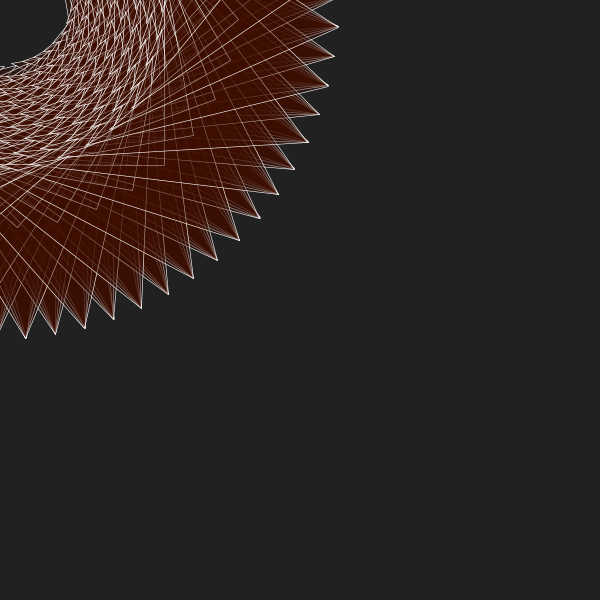
Frame 1 (no input)
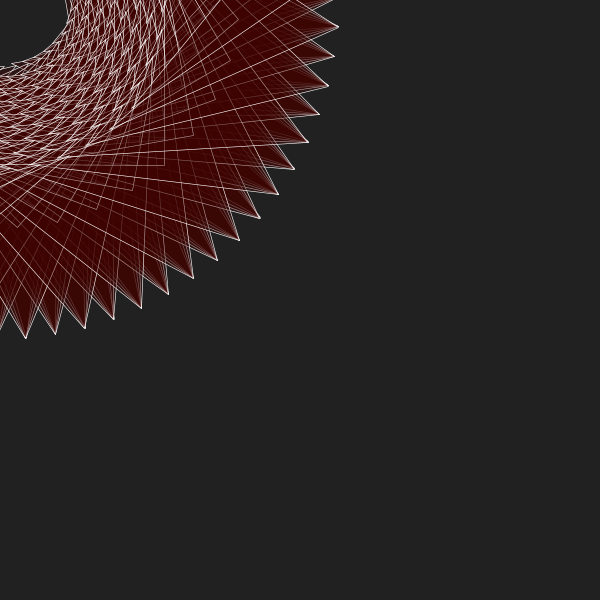
Frame 60 (the mouse pressed at the canvas centre just before this capture)
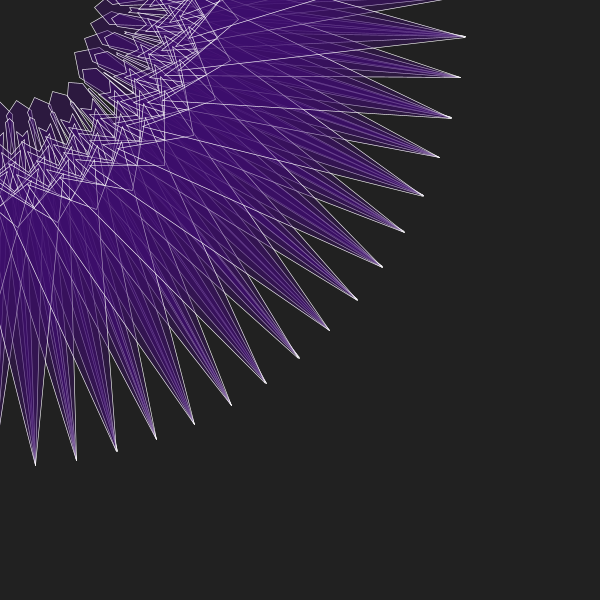
Frame 120 (the mouse held since frame 60 and released just before this capture)

The Processing sketch that drew these frames (run headless with seeded random() and noise(); from frame 60 on, the mouse is pressed at the canvas centre):

// Processing sketch: processing_111384
// ── processing_111384.pde

//Code-Objects: For loops: Quad shape 
//VIIRJ.COM, 2013

void setup() {
  size(600, 600);
  noFill();
  smooth();
}

void draw() {
  float x;
  x=mouseY;
  float pen=map(x, 150, 100, 50, 30);
  float ran=random(20);

  strokeJoin(ROUND);
  //stroke(ran,pen,200);
  // strokeWeight(ran);
  strokeWeight(2);
  stroke(255);
  fill(60, ran, pen, 100); //controls color of shapes
  background(33);

  scale(0.3);

  float c1 = x; //spaces inbetween
  float c2 = c1+10;

  for (float i=213; i<=555; i+=3) {
    for (float j=213;j<=300;j+=5) {
      //drawing squares and shapes

      //quad(50,50,100,50,100,150,50,150);
      //  rotate(45);
      //  quad(j,i,i,c1,i,i,c1,i);//spaces inbetween
      // rotate(90);
   rotate(90);
      quad(c1+800, c1+800, i, c1, i, i, c1, i);

     // quad(i,i,i,c1-30,i,200,i,i);

      i++;
    j++;
      // quad(c1,c1,i-HALF_PI,c1,i-HALF_PI,i-HALF_PI,c1,i-HALF_PI);
    }
  }
}
